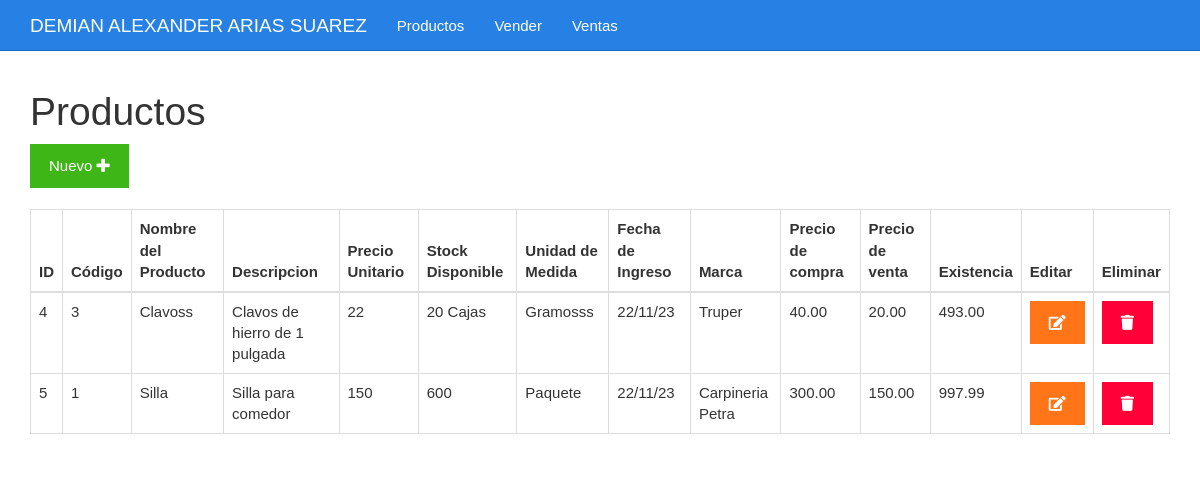
The app's page /listar.php with its own data.
### tables this page shows
CREATE TABLE `tbl_productos` (
  `id` bigint(20) UNSIGNED NOT NULL,
  `codigo` varchar(255) NOT NULL,
  `nombrep` varchar(255) NOT NULL,
  `descr` varchar(100) NOT NULL,
  `preciou` int(10) NOT NULL,
  `stockd` varchar(100) NOT NULL,
  `unidadm` varchar(255) NOT NULL,
  `fechai` varchar(100) NOT NULL,
  `marca` varchar(255) NOT NULL,
  `precioVenta` decimal(5,2) NOT NULL,
  `precioCompra` decimal(5,2) NOT NULL,
  `existencia` decimal(5,2) NOT NULL
);

### listar.php (the view)
<?php include_once "encabezado.php" ?>
<?php
include_once "base_de_datos.php";
$sentencia = $base_de_datos->query("SELECT * FROM tbl_productos;");
$productos = $sentencia->fetchAll(PDO::FETCH_OBJ);
?>
	<div class="col-xs-12">
		<h1>Productos</h1>
		<div>
			<a class="btn btn-success" href="./formulario.php">Nuevo <i class="fa fa-plus"></i></a>
		</div>
		<br>
		<table class="table table-bordered">
			<thead>
				<tr>
					<th>ID</th>
					<th>Código</th>
					<th>Nombre del Producto</th>
					<th>Descripcion</th>
					<th>Precio Unitario</tha>
					<th>Stock Disponible</th>
					<th>Unidad de Medida</th>
					<th>Fecha de Ingreso</th>
					<th>Marca</th>
					<th>Precio de compra</th>
					<th>Precio de venta</th>
					<th>Existencia</th>
					<th>Editar</th>
					<th>Eliminar</th>
				</tr>
			</thead>
			<tbody>
				<?php foreach($productos as $producto){ ?>
				<tr>
					<td><?php echo $producto->id ?></td>
					<td><?php echo $producto->codigo ?></td>
					<td><?php echo $producto->nombrep ?></td>
					<td><?php echo $producto->descr ?></td>
					<td><?php echo $producto->preciou ?></td>
					<td><?php echo $producto->stockd ?></td>
					<td><?php echo $producto->unidadm ?></td>
					<td><?php echo $producto->fechai ?></td>
					<td><?php echo $producto->marca ?></td>
					<td><?php echo $producto->precioCompra ?></td>
					<td><?php echo $producto->precioVenta ?></td>
					<td><?php echo $producto->existencia ?></td>
					<td><a class="btn btn-warning" href="<?php echo "editar.php?id=" . $producto->id?>"><i class="fa fa-edit"></i></a></td>
					<td><a class="btn btn-danger" href="<?php echo "eliminar.php?id=" . $producto->id?>"><i class="fa fa-trash"></i></a></td>
				</tr>
				<?php } ?>
			</tbody>
		</table>
	</div>
<?php include_once "pie.php" ?>

### encabezado.php (shortened to what this page needs)
<!DOCTYPE html>
<html lang="es">
<head>
	<link rel="stylesheet" href="./css/fontawesome-all.min.css">
	<link rel="stylesheet" href="./css/2.css">
	<link rel="stylesheet" href="./css/estilo.css">
</head>
<body>
	<nav class="navbar navbar-inverse navbar-fixed-top">
		<div class="container">
			<div class="navbar-header">
				<a class="navbar-brand" href="#">DEMIAN ALEXANDER ARIAS SUAREZ</a>
			</div>
			<div id="navbar" class="collapse navbar-collapse">
				<ul class="nav navbar-nav">
					<li><a href="./listar.php">Productos</a></li>
					<li><a href="./vender.php">Vender</a></li>
					<li><a href="./ventas.php">Ventas</a></li>
				</ul>
			</div>
		</div>
	</nav>
	<div class="container">
		<div class="row">

### pie.php
		</div>
	</div>
</body>
</html>

### css/estilo.css (style rules this page uses)
body { padding-top: 70px; }

### records on screen
tbl_productos: id "4", codigo "3", nombrep "Clavoss", descr "Clavos de hierro de 1 pulgada", preciou "22", stockd "20 Cajas", unidadm "Gramosss", fechai "22/11/23", marca "Truper", precioCompra "40.00", precioVenta "20.00", existencia "493.00"
tbl_productos: id "5", codigo "1", nombrep "Silla", descr "Silla para comedor", preciou "150", stockd "600", unidadm "Paquete", fechai "22/11/23", marca "Carpineria Petra", precioCompra "300.00", precioVenta "150.00", existencia "997.99"
